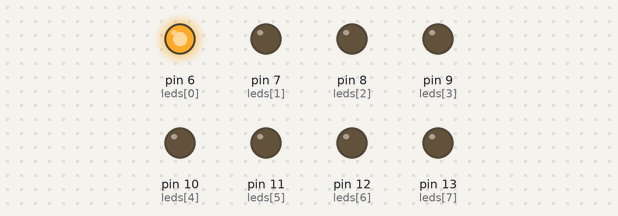
Recording of a sketch running on a simulated Arduino Uno, built with avr-gcc and run on an emulated ATmega328P. On the bench: output pins drawn as LEDs (lit = HIGH).

Above: at 0.5 s.
At 2.5 s:
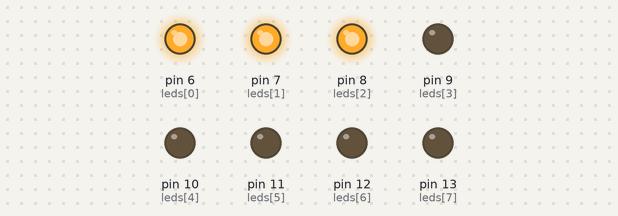
At 4.5 s:
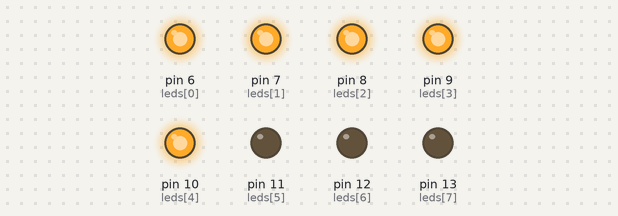
At 9.5 s:
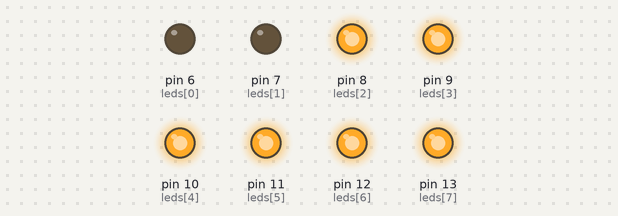
At 14.5 s:
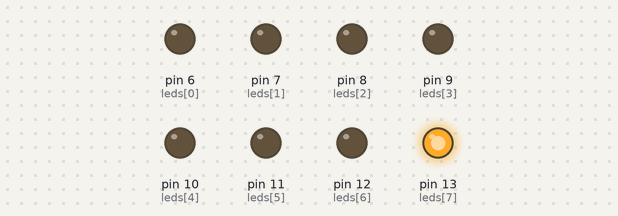
At 19.5 s:
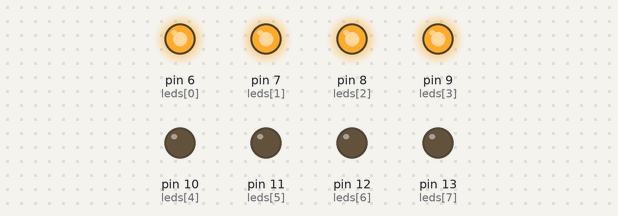
Timing chart, 0 to 20.8 s (numbered marks = the images above):
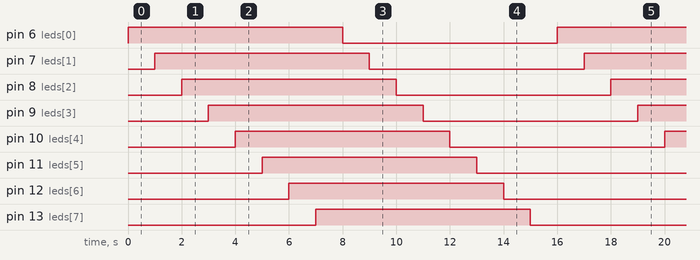

Measured:
- by itself, pin 6 (leds[0]), pin 7 (leds[1]), pin 8 (leds[2]), pin 9 (leds[3]), pin 10 (leds[4]), pin 11 (leds[5]), pin 12 (leds[6]), pin 13 (leds[7]): alternates HIGH for 8.0 s and LOW for 8.0 s
- by itself, everything shown: repeats every 16.0 s, in 16 steps

The sketch:

Prueba_Leds.ino
```cpp
int leds[8] = { 6, 7, 8, 9, 10, 11, 12, 13};
int estados[8] = { 0, 0, 0, 0, 0, 0, 0, 0};
int aux[3] = {0, 0, 0};

void setup() {
  // put your setup code here, to run once:
  for (int i = 0; i < 8; i++)
  {
    pinMode(leds[i], OUTPUT);
  }
  randomSeed(analogRead(A0));
}
int v = -1;
int cont = 0;
void loop() {
  // put your main code here, to run repeatedly:
  for(int i=0; i<8; i++)
  {
    digitalWrite(leds[i],1);
    delay(1000);
  }

  for(int i=0; i<8; i++)
  {
    digitalWrite(leds[i],0);
    delay(1000);
  }
}
```
